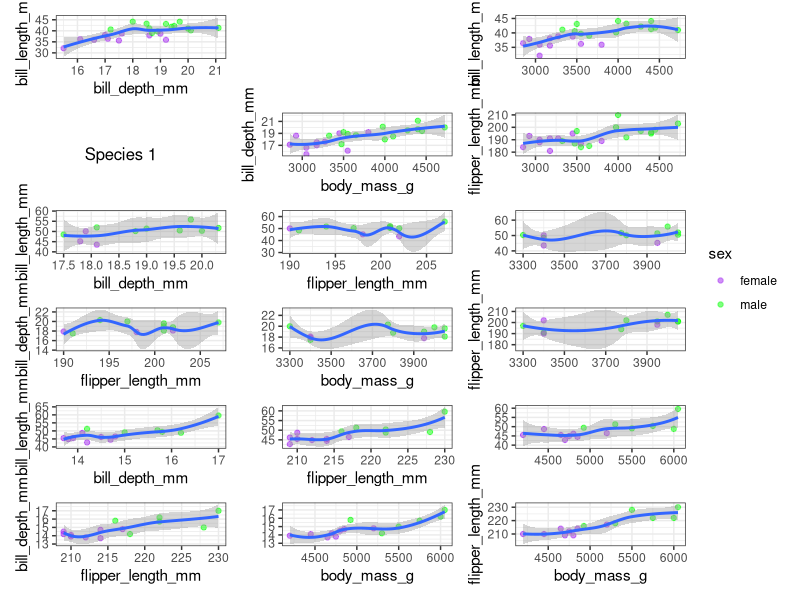
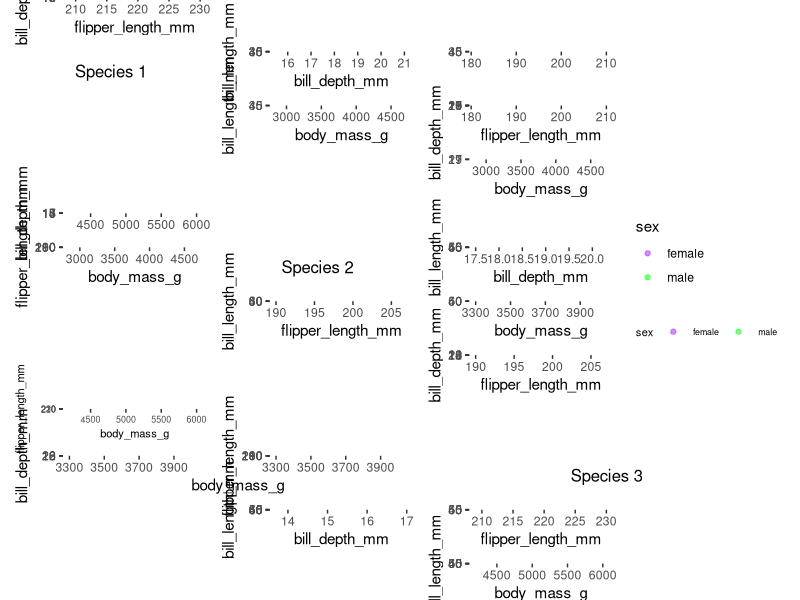

Recreate these plots in R, in order.
## ---- chunk 1
library(grid)
library(patchwork)
library(rlang)
library(purrr)
library(palmerpenguins)
library(tidyverse)
library(knitr)

opts_chunk$set(
  warning = FALSE, message = FALSE, echo = FALSE, fig.width = 8,
  fig.height = 9, results = "asis"
)
## ---- chunk 2
df0 <- sample_n(penguins, 50) |> na.omit()
# nn = 50 ; df1 = sample_n(penguins, 50)
df1 <- split(df0, df0$species)
# df2 = penguins |> group_by(species)


ct <- names(df0)[3:6]
# mm = expand.grid(names(df1[3:6]), names(df1[3:6]))
nn <- t(combn(ct, 2))
colnames(nn) <- letters[1:2]
nn2 <- data.frame(nn) |> cbind(g = "sex")

zz.scatter <- function(data, formula, ...) {
  # function to take a dataframe, and a formula with potentially a '|' group
  # 	option and return scatterplot matrix with optional R^2, loess smooth,
  # 	or least squares line.
}

plt1 <- function(a, b, g, spc, df_split) {
  out_plot <- df_split |> ggplot(aes(x = .data[[a]], y = .data[[b]])) +
    geom_point(aes(color = .data[[g]]), alpha = .5) +
    geom_smooth() +
    scale_color_manual(values = c("purple", "green", "red")) +
    theme_bw()
  assign(paste0(spc, "_", a, "_", b), value = out_plot, envir = .GlobalEnv)
  return(out_plot)
}


temp <- df1 |> map2(names(df1), function(df_split, spc) {
  nn2 |> pmap(function(a, b, g) {
    plt1(b, a, g, spc, df_split)
  })
})

temp2 = list_flatten(temp)
X <- grid::textGrob("Species 1")
temp2[[2]] = plot_spacer()
temp2[[4]] = X
wrap_plots(temp2, ncol=3, nrow=6) +
  plot_layout(
    guides = "collect",
    axis_titles = "collect"
  ) 
A <- temp[[1]][[1]]
p2 <- temp[[1]][[2]]
p3 <- temp[[1]][[3]]
p4 <- temp[[1]][[4]]
p5 <- temp[[1]][[5]]
p6 <- temp[[1]][[6]]
p7 <- temp[[2]][[1]]
p8 <- temp[[2]][[2]]
p9 <- temp[[2]][[3]]
p10 <- temp[[2]][[4]]
p11 <- temp[[2]][[5]]
p12 <- temp[[2]][[6]]
p13 <- temp[[3]][[1]]
p14 <- temp[[3]][[2]]
p15 <- temp[[3]][[3]]
p16 <- temp[[3]][[4]]
p17 <- temp[[3]][[5]]
p18 <- temp[[3]][[6]]
# names(temp)

layout <- "
X##
ABC
#DE
##F
Y##
GHI
#JK
##L
Z##
MNO
#PQ
##R
"
X <- grid::textGrob("Species 1")
t2 <- grid::textGrob("Species 2")
t3 <- grid::textGrob("Species 3")

out <- wrap_plots(
  X , A, B = p2, C = p3, D = p4, E = p5, F = p6, Y = t2,
  G = p7, H = p8, I = p9, J = p10, K = p11, L = p12, Z = t3,
  M = p13, N = p14, O = p15, P = p16, Q = p17, R = p18,
  design = layout
) +
  plot_layout(
    guides = "collect",
    axis_titles = "collect"
  ) +
  theme(
    legend.position = "bottom",
    legend.direction = "horizontal",
    text = element_text(size = 8)
  )

out
